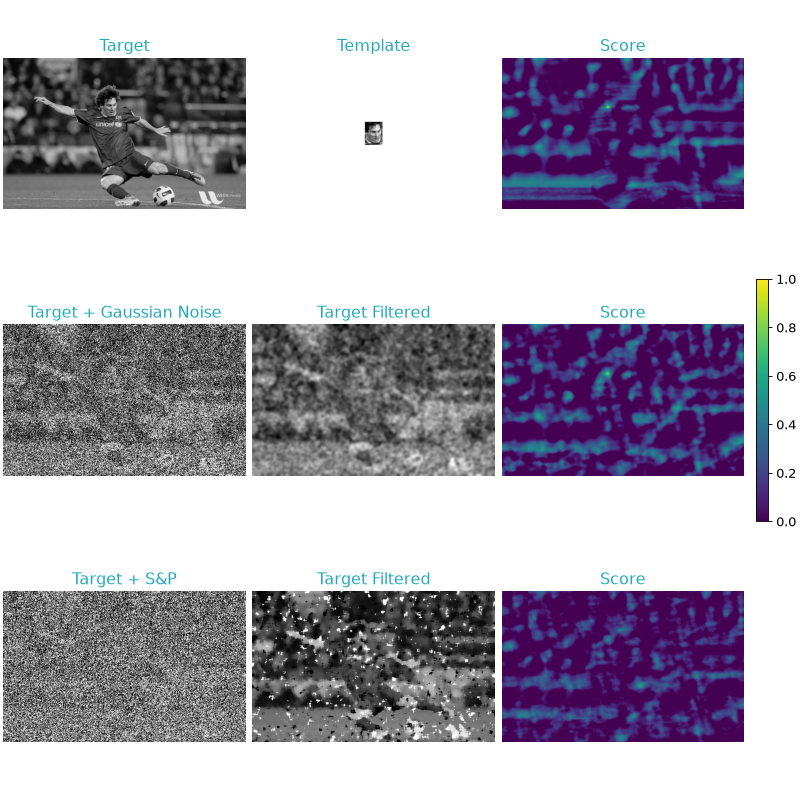

The script that drew this image:
import copy
import numpy as np
import matplotlib.pyplot as plt
import matplotlib.colors as colors
from skimage.util import random_noise

from scipy.ndimage import gaussian_filter, median_filter

from tme import Density
from tme.utils.cli import match_template

def compute_score(*args, **kwargs):
   return match_template(*args, **kwargs)[0]

target = Density.from_file("../../_static/examples/preprocessing_target.png").data
template_dens = Density.from_file("../../_static/examples/preprocessing_template.png")
template_dens.data = template_dens.data.astype(np.float32)
template = template_dens.data

template_dens.pad(new_shape=target.shape, center=True, padding_value=np.nan)

fig, axs = plt.subplots(nrows=3, ncols=3, figsize=(10, 10), constrained_layout=True)
for ax in axs.flat:
    ax.axis("off")
np.random.default_rng(42)
norm = colors.Normalize(vmin=0, vmax=1)

colormap = copy.copy(plt.cm.gray)
colormap.set_bad(color="white", alpha=0)
axs[0, 0].imshow(target, cmap=colormap)
axs[0, 0].set_title("Target", color="#24a9bb")
axs[0, 1].imshow(template_dens.data, cmap=colormap)
axs[0, 1].set_title("Template", color="#24a9bb")
axs[0, 2].imshow(match_template(target, template)[0], cmap="viridis", norm=norm)
axs[0, 2].set_title("Score", color="#24a9bb")

target_noisy = random_noise(target, mode="gaussian", mean=0, var=0.75)
target_filter = gaussian_filter(target_noisy, sigma=3)
axs[1, 0].imshow(target_noisy, cmap="gray")
axs[1, 0].set_title("Target + Gaussian Noise", color="#24a9bb")
axs[1, 1].imshow(target_filter, cmap="gray")
axs[1, 1].set_title("Target Filtered", color="#24a9bb")
axs[1, 2].imshow(
   match_template(target_filter, template)[0],
   cmap="viridis", norm=norm
)
axs[1, 2].set_title("Score", color="#24a9bb")

target_noisy = random_noise(target, mode="s&p", amount=0.8)
target_filter = median_filter(target_noisy, size=9)
axs[2, 0].imshow(target_noisy, cmap="gray")
axs[2, 0].set_title("Target + S&P", color="#24a9bb")
axs[2, 1].imshow(target_filter, cmap="gray")
axs[2, 1].set_title("Target Filtered", color="#24a9bb")
score_image = axs[2, 2].imshow(
   match_template(target_filter, template)[0],
   cmap="viridis", norm=norm
)
axs[2, 2].set_title("Score", color="#24a9bb")

cbar = fig.colorbar(
    score_image,
    ax=axs[:, 2],
    orientation="vertical",
    location="right",
    fraction=0.05,
)

plt.show()
